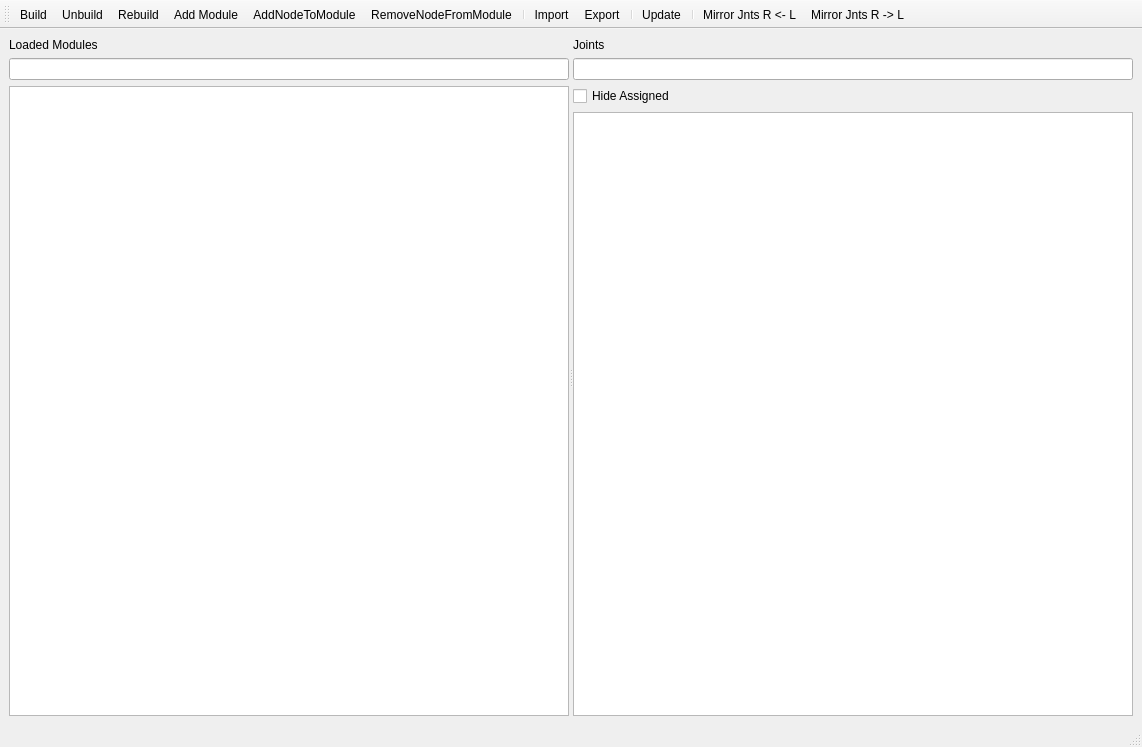
<?xml version="1.0" encoding="UTF-8"?>
<ui version="4.0">
 <class>MainWindow</class>
 <widget class="QMainWindow" name="MainWindow">
  <property name="geometry">
   <rect>
    <x>0</x>
    <y>0</y>
    <width>1142</width>
    <height>747</height>
   </rect>
  </property>
  <property name="windowTitle">
   <string>Open Rigging Toolkit</string>
  </property>
  <widget class="QWidget" name="centralwidget">
   <layout class="QVBoxLayout" name="verticalLayout_3">
    <item>
     <widget class="QSplitter" name="splitter">
      <property name="orientation">
       <enum>Qt::Horizontal</enum>
      </property>
      <widget class="QWidget" name="layoutWidget">
       <layout class="QVBoxLayout" name="verticalLayout_2">
        <item>
         <widget class="QLabel" name="label_modules">
          <property name="text">
           <string>Loaded Modules</string>
          </property>
         </widget>
        </item>
        <item>
         <widget class="QLineEdit" name="lineEdit_search_modules"/>
        </item>
        <item>
         <widget class="QTreeWidget" name="treeWidget">
          <attribute name="headerVisible">
           <bool>false</bool>
          </attribute>
          <column>
           <property name="text">
            <string notr="true">1</string>
           </property>
          </column>
         </widget>
        </item>
       </layout>
      </widget>
      <widget class="QWidget" name="layoutWidget">
       <layout class="QVBoxLayout" name="verticalLayout">
        <item>
         <widget class="QLabel" name="label_jnts">
          <property name="text">
           <string>Joints</string>
          </property>
         </widget>
        </item>
        <item>
         <widget class="QLineEdit" name="lineEdit_search_jnt"/>
        </item>
        <item>
         <widget class="QCheckBox" name="checkBox_hideAssigned">
          <property name="text">
           <string>Hide Assigned</string>
          </property>
         </widget>
        </item>
        <item>
         <widget class="QTreeWidget" name="treeWidget_jnts">
          <property name="selectionMode">
           <enum>QAbstractItemView::ContiguousSelection</enum>
          </property>
          <property name="rootIsDecorated">
           <bool>true</bool>
          </property>
          <attribute name="headerVisible">
           <bool>false</bool>
          </attribute>
          <column>
           <property name="text">
            <string notr="true">Joint Hierarchy</string>
           </property>
          </column>
         </widget>
        </item>
       </layout>
      </widget>
     </widget>
    </item>
   </layout>
  </widget>
  <widget class="QMenuBar" name="menubar">
   <property name="geometry">
    <rect>
     <x>0</x>
     <y>0</y>
     <width>1142</width>
     <height>26</height>
    </rect>
   </property>
  </widget>
  <widget class="QStatusBar" name="statusbar"/>
  <widget class="QToolBar" name="toolBar">
   <property name="windowTitle">
    <string>toolBar</string>
   </property>
   <attribute name="toolBarArea">
    <enum>TopToolBarArea</enum>
   </attribute>
   <attribute name="toolBarBreak">
    <bool>false</bool>
   </attribute>
   <addaction name="actionBuild"/>
   <addaction name="actionUnbuild"/>
   <addaction name="actionRebuild"/>
   <addaction name="actionCreateModule"/>
   <addaction name="actionAddNodeToModule"/>
   <addaction name="actionRemoveNodeFromModule"/>
   <addaction name="separator"/>
   <addaction name="actionImport"/>
   <addaction name="actionExport"/>
   <addaction name="separator"/>
   <addaction name="actionUpdate"/>
   <addaction name="separator"/>
   <addaction name="actionMirrorJntsLToR"/>
   <addaction name="actionMirrorJntsRToL"/>
  </widget>
  <action name="actionBuild">
   <property name="text">
    <string>Build</string>
   </property>
  </action>
  <action name="actionUnbuild">
   <property name="text">
    <string>Unbuild</string>
   </property>
  </action>
  <action name="actionRebuild">
   <property name="text">
    <string>Rebuild</string>
   </property>
  </action>
  <action name="actionImport">
   <property name="text">
    <string>Import</string>
   </property>
  </action>
  <action name="actionExport">
   <property name="text">
    <string>Export</string>
   </property>
  </action>
  <action name="actionUpdate">
   <property name="text">
    <string>Update</string>
   </property>
   <property name="toolTip">
    <string>Update</string>
   </property>
  </action>
  <action name="actionCreateModule">
   <property name="text">
    <string>Add Module</string>
   </property>
  </action>
  <action name="actionMirrorJntsLToR">
   <property name="text">
    <string>Mirror Jnts R &lt;- L</string>
   </property>
   <property name="toolTip">
    <string>MirrorLToR</string>
   </property>
  </action>
  <action name="actionMirrorJntsRToL">
   <property name="text">
    <string>Mirror Jnts R -&gt; L</string>
   </property>
   <property name="toolTip">
    <string>Mirror Jnts R -&gt; L</string>
   </property>
  </action>
  <action name="actionAddNodeToModule">
   <property name="text">
    <string>AddNodeToModule</string>
   </property>
  </action>
  <action name="actionRemoveNodeFromModule">
   <property name="text">
    <string>RemoveNodeFromModule</string>
   </property>
  </action>
 </widget>
 <resources/>
 <connections/>
</ui>
